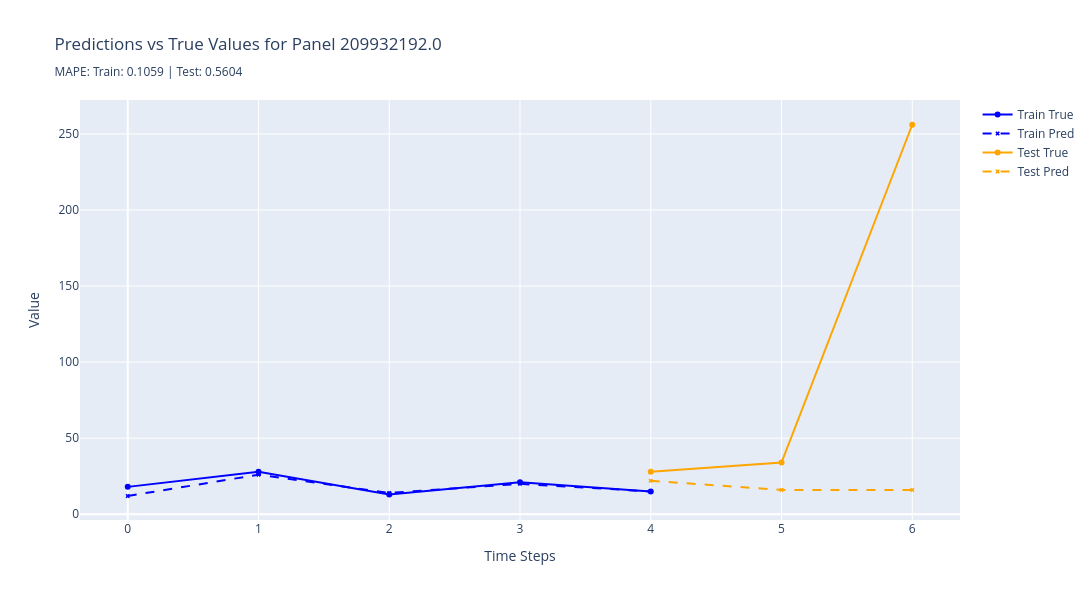
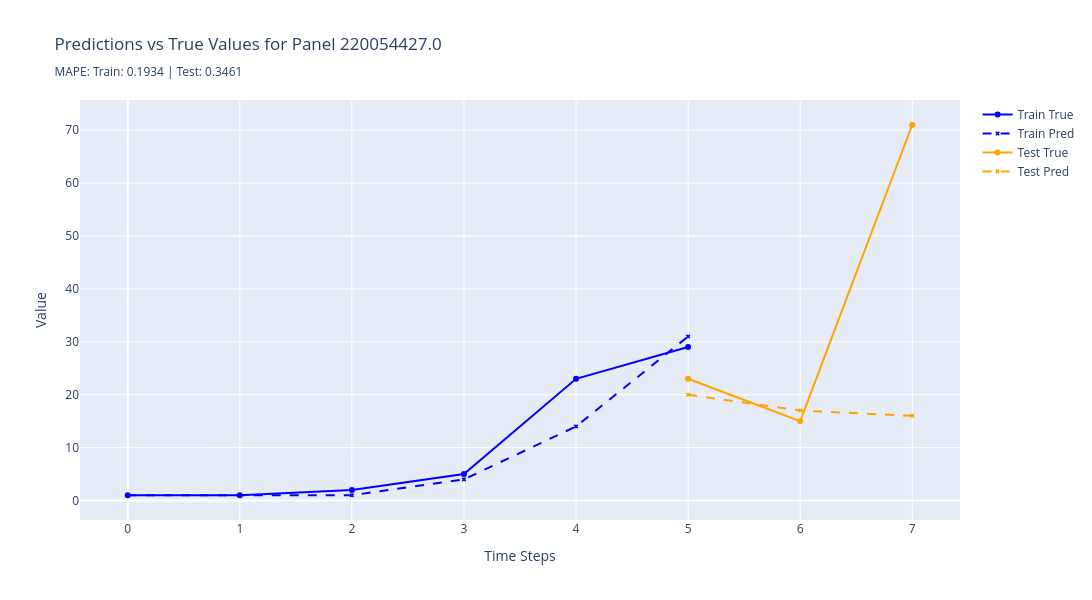
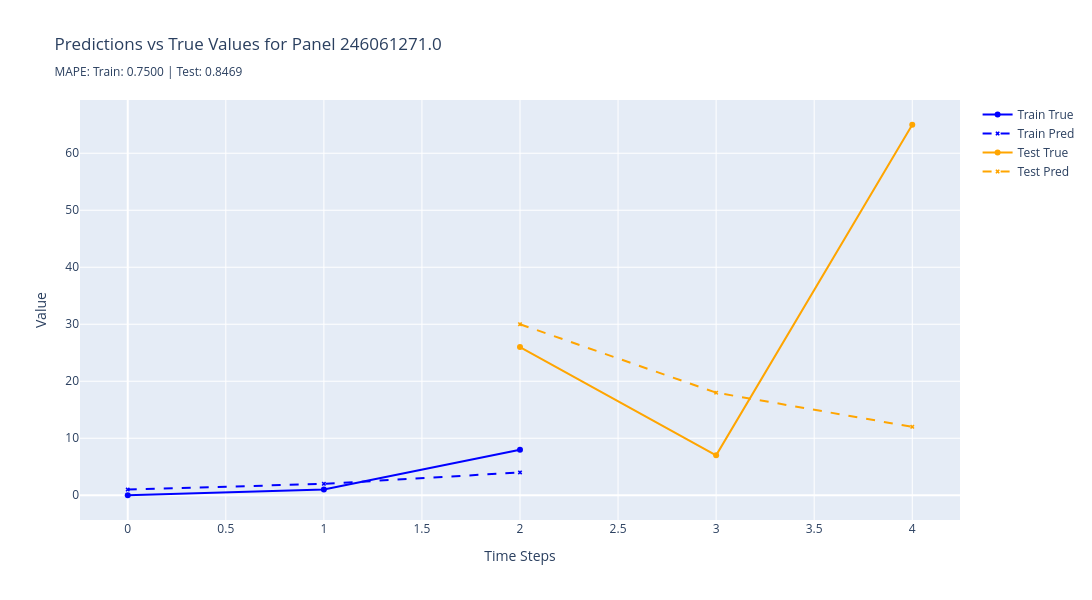
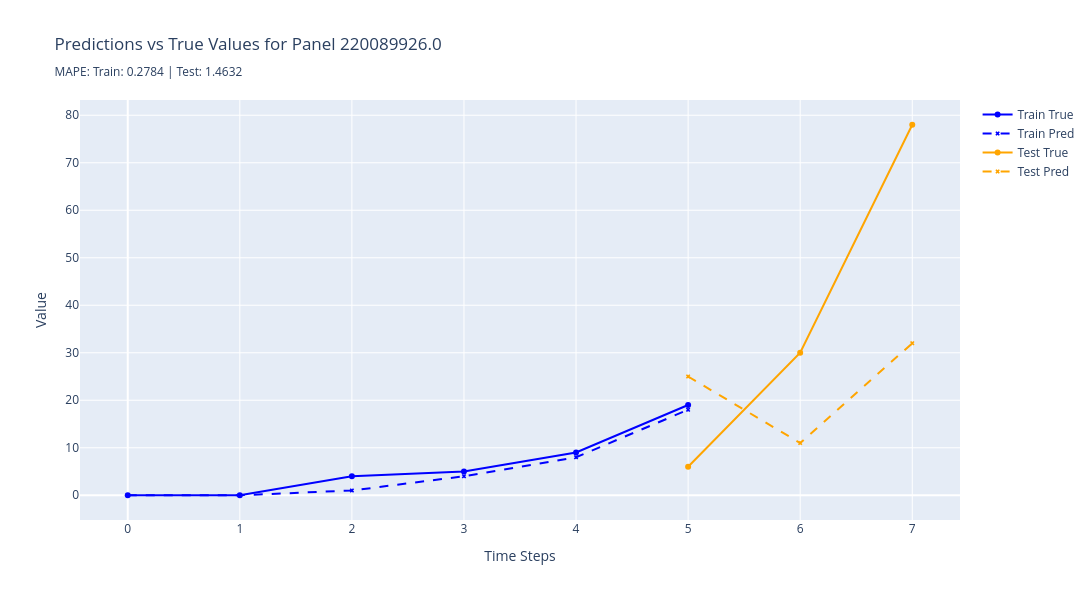

These figures' notebook cell, in order:
### Code cell
plot_worst_predictions(
    results=results,
    n_worst=5,
    metric="rmse",
    split_name="test",
)

### Figure 1 — Plotly figure (JSON) as saved in the notebook; plotly's stock layout.template omitted (floating-point values rounded to 4 significant figures)
{"data": [{"line": {"color": "blue"}, "marker": {"size": 6}, "mode": "lines+markers", "name": "Train True", "type": "scatter", "x": [0, 1, 2, 3, 4], "y": [18, 28, 13, 21, 15]}, {"line": {"color": "blue", "dash": "dash"}, "marker": {"size": 4, "symbol": "x"}, "mode": "lines+markers", "name": "Train Pred", "type": "scatter", "x": [0, 1, 2, 3, 4], "y": [12.0, 26.0, 14.0, 20.0, 15.0]}, {"line": {"color": "orange"}, "marker": {"size": 6}, "mode": "lines+markers", "name": "Test True", "type": "scatter", "x": [4, 5, 6], "y": [28, 34, 256]}, {"line": {"color": "orange", "dash": "dash"}, "marker": {"size": 4, "symbol": "x"}, "mode": "lines+markers", "name": "Test Pred", "type": "scatter", "x": [4, 5, 6], "y": [22.0, 16.0, 16.0]}], "layout": {"height": 600, "hovermode": "x unified", "title": {"text": "Predictions vs True Values for Panel 209932192.0<br><sub>MAPE: Train: 0.1059 | Test: 0.5604</sub>"}, "width": 1200, "xaxis": {"title": {"text": "Time Steps"}}, "yaxis": {"title": {"text": "Value"}}}}

### Figure 2 — Plotly figure (JSON) as saved in the notebook; plotly's stock layout.template omitted (floating-point values rounded to 4 significant figures)
{"data": [{"line": {"color": "blue"}, "marker": {"size": 6}, "mode": "lines+markers", "name": "Train True", "type": "scatter", "x": [0, 1, 2, 3, 4, 5], "y": [1, 1, 2, 5, 23, 29]}, {"line": {"color": "blue", "dash": "dash"}, "marker": {"size": 4, "symbol": "x"}, "mode": "lines+markers", "name": "Train Pred", "type": "scatter", "x": [0, 1, 2, 3, 4, 5], "y": [1.0, 1.0, 1.0, 4.0, 14.0, 31.0]}, {"line": {"color": "orange"}, "marker": {"size": 6}, "mode": "lines+markers", "name": "Test True", "type": "scatter", "x": [5, 6, 7], "y": [23, 15, 71]}, {"line": {"color": "orange", "dash": "dash"}, "marker": {"size": 4, "symbol": "x"}, "mode": "lines+markers", "name": "Test Pred", "type": "scatter", "x": [5, 6, 7], "y": [20.0, 17.0, 16.0]}], "layout": {"height": 600, "hovermode": "x unified", "title": {"text": "Predictions vs True Values for Panel 220054427.0<br><sub>MAPE: Train: 0.1934 | Test: 0.3461</sub>"}, "width": 1200, "xaxis": {"title": {"text": "Time Steps"}}, "yaxis": {"title": {"text": "Value"}}}}

### Figure 3 — Plotly figure (JSON) as saved in the notebook; plotly's stock layout.template omitted (floating-point values rounded to 4 significant figures)
{"data": [{"line": {"color": "blue"}, "marker": {"size": 6}, "mode": "lines+markers", "name": "Train True", "type": "scatter", "x": [0, 1, 2], "y": [0, 1, 8]}, {"line": {"color": "blue", "dash": "dash"}, "marker": {"size": 4, "symbol": "x"}, "mode": "lines+markers", "name": "Train Pred", "type": "scatter", "x": [0, 1, 2], "y": [1.0, 2.0, 4.0]}, {"line": {"color": "orange"}, "marker": {"size": 6}, "mode": "lines+markers", "name": "Test True", "type": "scatter", "x": [2, 3, 4], "y": [26, 7, 65]}, {"line": {"color": "orange", "dash": "dash"}, "marker": {"size": 4, "symbol": "x"}, "mode": "lines+markers", "name": "Test Pred", "type": "scatter", "x": [2, 3, 4], "y": [30.0, 18.0, 12.0]}], "layout": {"height": 600, "hovermode": "x unified", "title": {"text": "Predictions vs True Values for Panel 246061271.0<br><sub>MAPE: Train: 0.7500 | Test: 0.8469</sub>"}, "width": 1200, "xaxis": {"title": {"text": "Time Steps"}}, "yaxis": {"title": {"text": "Value"}}}}

### Figure 4 — Plotly figure (JSON) as saved in the notebook; plotly's stock layout.template omitted (floating-point values rounded to 4 significant figures)
{"data": [{"line": {"color": "blue"}, "marker": {"size": 6}, "mode": "lines+markers", "name": "Train True", "type": "scatter", "x": [0, 1, 2, 3, 4, 5], "y": [0, 0, 4, 5, 9, 19]}, {"line": {"color": "blue", "dash": "dash"}, "marker": {"size": 4, "symbol": "x"}, "mode": "lines+markers", "name": "Train Pred", "type": "scatter", "x": [0, 1, 2, 3, 4, 5], "y": [0.0, 0.0, 1.0, 4.0, 8.0, 18.0]}, {"line": {"color": "orange"}, "marker": {"size": 6}, "mode": "lines+markers", "name": "Test True", "type": "scatter", "x": [5, 6, 7], "y": [6, 30, 78]}, {"line": {"color": "orange", "dash": "dash"}, "marker": {"size": 4, "symbol": "x"}, "mode": "lines+markers", "name": "Test Pred", "type": "scatter", "x": [5, 6, 7], "y": [25.0, 11.0, 32.0]}], "layout": {"height": 600, "hovermode": "x unified", "title": {"text": "Predictions vs True Values for Panel 220089926.0<br><sub>MAPE: Train: 0.2784 | Test: 1.4632</sub>"}, "width": 1200, "xaxis": {"title": {"text": "Time Steps"}}, "yaxis": {"title": {"text": "Value"}}}}
